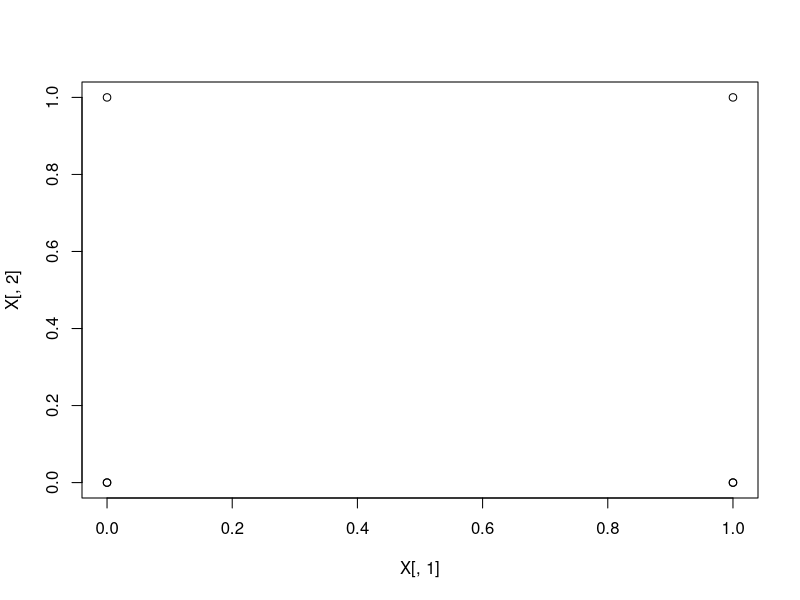
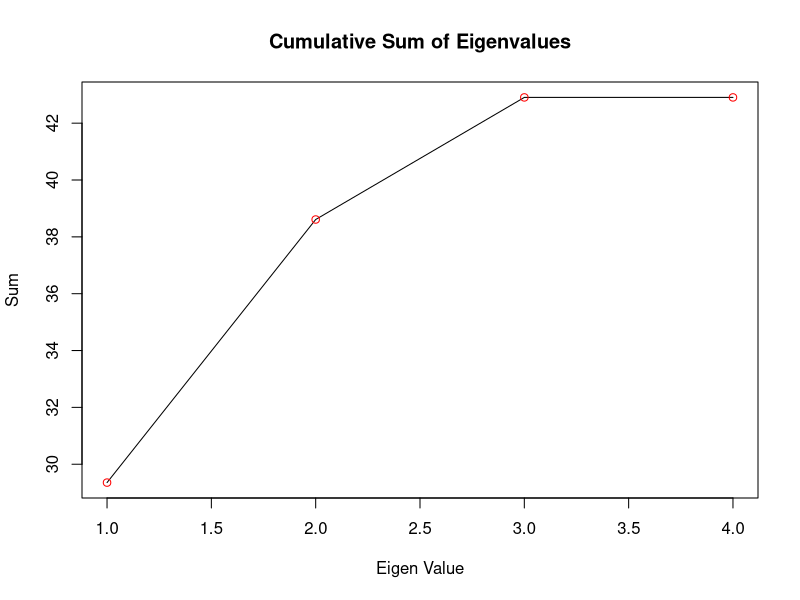
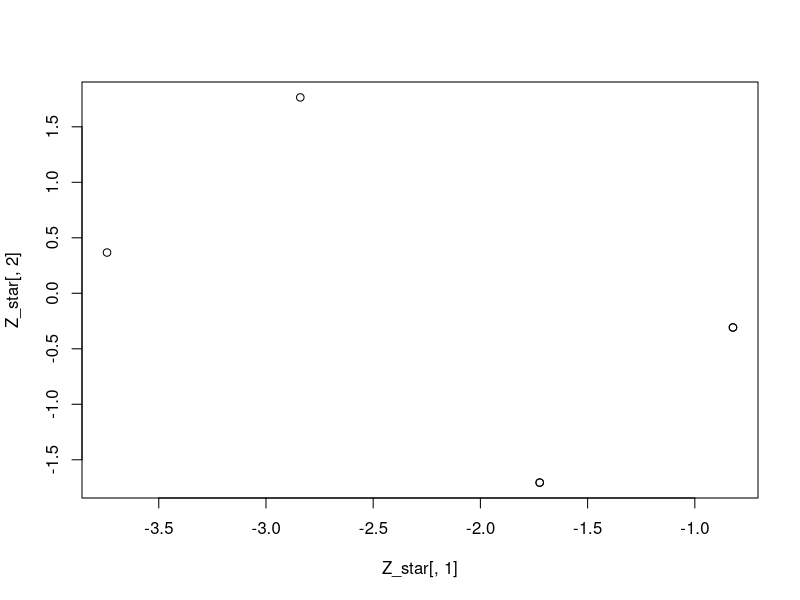

These figures' R source, in order:
## ---- chunk 1
X = matrix( 
    c(1, 0, 1, 0, 1, 0, 
      0, 1, 1, 0, 0, 0, 
      3, 2, 3, 2, 3, 2,
      2, 4, 2, 4, 2, 4), 
    nrow=6, 
    ncol=4) 

print(X)
## ---- chunk 2
plot(X[,1],X[,2])
## ---- chunk 3
Z = t(t(X) / colMeans(X))

print(Z)
## ---- chunk 4
Z_transpose = t(Z)

print(Z_transpose)
## ---- chunk 5
Z_cov = t(Z) %*% Z

print(Z_cov)
## ---- chunk 6
E = eigen(Z_cov)

print(E)
## ---- chunk 7
plot(cumsum(E$values), 
     type='l', 
     xlab='Eigen Value',
     ylab='Sum',
     main='Cumulative Sum of Eigenvalues')
lines(cumsum(E$values), type='p', col='red')
## ---- chunk 8
Z_star = Z %*% E$vectors

print(Z_star)
## ---- chunk 9
plot(Z_star[,1],Z_star[,2])
